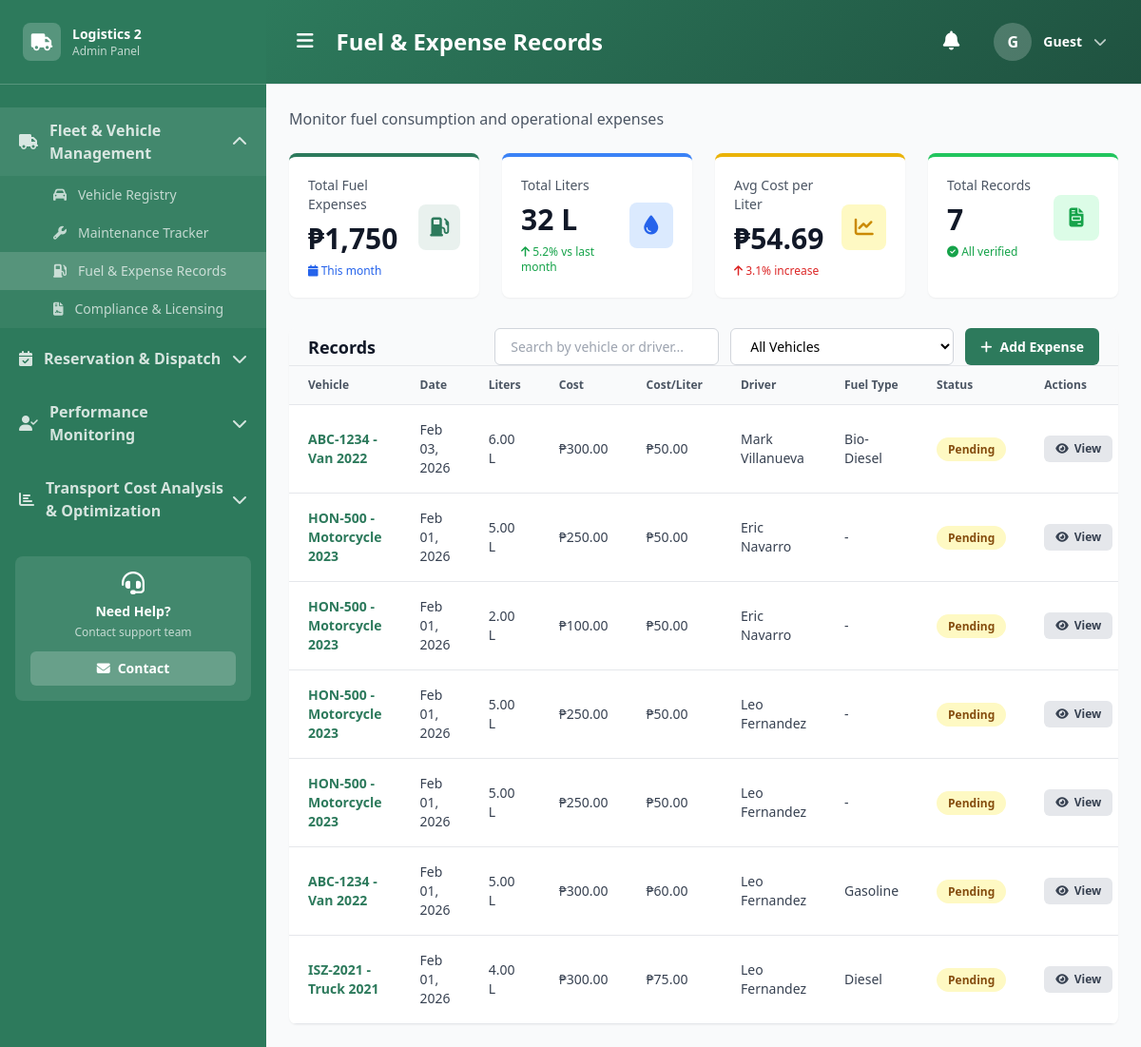
/ADMIN/module_1/fuel-expense-records.php, run on the app's committed database.
### tables this page shows
CREATE TABLE `fuel_expenses` (
  `id` int(11) NOT NULL,
  `vehicle_id` int(11) DEFAULT NULL,
  `date` date DEFAULT NULL,
  `liters` decimal(10,2) DEFAULT NULL,
  `cost` decimal(10,2) DEFAULT NULL,
  `receipt_path` varchar(255) DEFAULT NULL,
  `driver_id` int(11) DEFAULT NULL,
  `created_at` timestamp NOT NULL DEFAULT current_timestamp(),
  `status` varchar(10) DEFAULT 'Pending',
  `fuel_type` varchar(20) DEFAULT NULL
);

CREATE TABLE `users` (
  `user_id` int(11) NOT NULL,
  `full_name` varchar(100) NOT NULL,
  `phone_number` varchar(20) DEFAULT NULL,
  `email` varchar(100) NOT NULL,
  `password` varchar(255) NOT NULL,
  `role` enum('Admin','Staff','Employee','Driver') NOT NULL,
  `status` enum('Active','Inactive') DEFAULT 'Active',
  `created_at` timestamp NOT NULL DEFAULT current_timestamp()
);

### ADMIN/includes/functions.php (called while the page is built, shortened)
<?php
$conn = new mysqli('localhost', 'root', '', 'logistics2');
function getFuelExpenses() {
    global $conn;
    $expenses = [];
    $sql = "
        SELECT
            fe.id,
            fe.date,
            fe.liters,
            fe.cost,
            fe.receipt_path,
            fe.fuel_type,
            fe.status,
            CONCAT(v.plate, ' - ', v.model) AS vehicle,
            u.full_name AS driver
        FROM fuel_expenses fe
        LEFT JOIN vehicles v ON fe.vehicle_id = v.id
        LEFT JOIN drivers d ON fe.driver_id = d.user_id
        LEFT JOIN users u ON d.user_id = u.user_id
        ORDER BY fe.date DESC
    ";
    $result = $conn->query($sql);
    while ($row = $result->fetch_assoc()) {
        $expenses[] = $row;
    }
    return $expenses;
}
?>

### ADMIN/module_1/fuel-expense-records.php (the view, shortened to what this page needs)
<?php
include '../includes/functions.php';
$expenses = getFuelExpenses();
?>
<!DOCTYPE html>
<html lang="en">
<head>
    <script src="https://cdn.tailwindcss.com"></script>
    <link rel="stylesheet" href="https://cdnjs.cloudflare.com/ajax/libs/font-awesome/6.4.0/css/all.min.css">
</head>
<body class="bg-gray-50 font-sans">
    <?php include '../includes/sidebar.php'; ?>
    <div class="ml-0 md:ml-[280px] min-h-screen transition-all duration-300">
        <?php include '../includes/header.php'; ?>
        <main class="p-6">
            <div class="mb-6">
                <p class="text-gray-600">Monitor fuel consumption and operational expenses</p>
            </div>
            <div class="grid grid-cols-1 md:grid-cols-2 lg:grid-cols-4 gap-6 mb-8">
                <div class="bg-white rounded-lg p-5 shadow-sm border-t-4 border-primary-green">
                    <div class="flex items-center justify-between">
                        <div>
                            <div class="text-gray-600 text-sm font-medium">Total Fuel Expenses</div>
                            <div class="text-3xl font-bold text-gray-900 my-2">₱<?php echo number_format(array_sum(array_column($expenses, 'cost'))); ?></div>
                            <div class="text-xs font-medium text-blue-600">
                                <i class="fas fa-calendar"></i> This month
                            </div>
                        </div>
                        <div class="w-12 h-12 bg-primary-green/10 rounded-lg flex items-center justify-center">
                            <i class="fas fa-gas-pump text-primary-green text-xl"></i>
                        </div>
                    </div>
                </div>
                <div class="bg-white rounded-lg p-5 shadow-sm border-t-4 border-blue-500">
                    <div class="flex items-center justify-between">
                        <div>
                            <div class="text-gray-600 text-sm font-medium">Total Liters</div>
                            <div class="text-3xl font-bold text-gray-900 my-2"><?php echo array_sum(array_column($expenses, 'liters')); ?> L</div>
                            <div class="text-xs font-medium text-green-600">
                                <i class="fas fa-arrow-up"></i> 5.2% vs last month
                            </div>
                        </div>
                        <div class="w-12 h-12 bg-blue-100 rounded-lg flex items-center justify-center">
                            <i class="fas fa-tint text-blue-600 text-xl"></i>
                        </div>
                    </div>
                </div>
                <div class="bg-white rounded-lg p-5 shadow-sm border-t-4 border-yellow-500">
                    <div class="flex items-center justify-between">
                        <div>
                            <div class="text-gray-600 text-sm font-medium">Avg Cost per Liter</div>
                            <div class="text-3xl font-bold text-gray-900 my-2">₱<?php
                                $totalCost = array_sum(array_column($expenses, 'cost'));
                                $totalLiters = array_sum(array_column($expenses, 'liters'));
                                echo $totalLiters > 0 ? number_format($totalCost / $totalLiters, 2) : '0.00';
                            ?></div>
                            <div class="text-xs font-medium text-red-600">
                                <i class="fas fa-arrow-up"></i> 3.1% increase
                            </div>
                        </div>
                        <div class="w-12 h-12 bg-yellow-100 rounded-lg flex items-center justify-center">
                            <i class="fas fa-chart-line text-yellow-600 text-xl"></i>
                        </div>
                    </div>
                </div>
                <div class="bg-white rounded-lg p-5 shadow-sm border-t-4 border-green-500">
                    <div class="flex items-center justify-between">
                        <div>
                            <div class="text-gray-600 text-sm font-medium">Total Records</div>
                            <div class="text-3xl font-bold text-gray-900 my-2"><?php echo count($expenses); ?></div>
                            <div class="text-xs font-medium text-green-600">
                                <i class="fas fa-check-circle"></i> All verified
                            </div>
                        </div>
                        <div class="w-12 h-12 bg-green-100 rounded-lg flex items-center justify-center">
                            <i class="fas fa-file-invoice text-green-600 text-xl"></i>
                        </div>
                    </div>
                </div>
            </div>
            <div class="bg-white rounded-lg shadow-sm overflow-hidden">
                <div class="bg-gray-50 border-b border-gray-200 px-5 py00-4">
                    <div class="flex flex-col md:flex-row md:items-center md:justify-between gap-4">
                        <h2 class="text-lg font-bold text-gray-900"> Records</h2>
                        <div class="flex flex-col sm:flex-row gap-3">
                            <div class="flex gap-3">
                                <input type="text" id="searchInput" placeholder="Search by vehicle or driver..." onkeyup="filterTable()" class="px-4 py-2 border border-gray-300 rounded-md text-sm w-full sm:w-auto">
                                <select id="filterVehicle" onchange="filterTable()" class="px-4 py-2 border border-gray-300 rounded-md text-sm bg-white">
                                    <option value="">All Vehicles</option>
                                </select>
                            </div>
                            <button class="px-4 py-2 bg-primary-green text-white rounded-md text-sm font-semibold hover:bg-dark-green transition-all duration-300 inline-flex items-center justify-center gap-2 whitespace-nowrap" onclick="openAddExpenseModal()">
                                <i class="fas fa-plus"></i> Add Expense
                            </button>
                        </div>
                    </div>
                </div>
                <div class="overflow-x-auto">
                    <table class="w-full border-collapse" id="expenseTable">
                        <thead>
                            <tr class="bg-gray-50 border-b border-gray-200">
                                <th class="px-5 py-3 text-left text-xs font-semibold text-gray-600">Vehicle</th>
                                <th class="px-5 py-3 text-left text-xs font-semibold text-gray-600">Date</th>
                                <th class="px-5 py-3 text-left text-xs font-semibold text-gray-600">Liters</th>
                                <th class="px-5 py-3 text-left text-xs font-semibold text-gray-600">Cost</th>
                                <th class="px-5 py-3 text-left text-xs font-semibold text-gray-600">Cost/Liter</th>
                                <th class="px-5 py-3 text-left text-xs font-semibold text-gray-600">Driver</th>
                                <th class="px-5 py-3 text-left text-xs font-semibold text-gray-600">Fuel Type</th>
                                <th class="px-5 py-3 text-left text-xs font-semibold text-gray-600">Status</th>
                                <th class="px-5 py-3 text-left text-xs font-semibold text-gray-600">Actions</th>
                            </tr>
        <tbody id="tableBody">
                            <?php foreach ($expenses as $expense): ?>
    <?php
        $fuelType = $expense['fuel_type'] ?? '-';
        $status = $expense['status'] ?? 'Pending';
    ?>
    <tr class="border-b border-gray-200 hover:bg-gray-50 transition-colors">
        <td class="px-5 py-4 text-sm font-semibold text-primary-green"><?php echo $expense['vehicle']; ?></td>
        <td class="px-5 py-4 text-sm text-gray-700"><?php echo date('M d, Y', strtotime($expense['date'])); ?></td>
        <td class="px-5 py-4 text-sm text-gray-700"><?php echo number_format($expense['liters'], 2); ?> L</td>
        <td class="px-5 py-4 text-sm text-gray-700 font-medium">₱<?php echo number_format($expense['cost'], 2); ?></td>
        <td class="px-5 py-4 text-sm text-gray-700">₱<?php echo $expense['liters'] > 0 ? number_format($expense['cost'] / $expense['liters'], 2) : '0.00'; ?></td>
        <td class="px-5 py-4 text-sm text-gray-700"><?php echo $expense['driver']; ?></td>
        <td class="px-5 py-4 text-sm text-gray-700"><?php echo htmlspecialchars($fuelType); ?></td>
        <td class="px-5 py-4 text-sm">
            <span class="px-3 py-1 rounded-full text-xs font-semibold
            <?php
            echo match($status) {
                'Pending' => 'bg-yellow-100 text-yellow-800',
                'Under Review' => 'bg-blue-100 text-blue-800',
                'Approved' => 'bg-green-100 text-green-800',
                'Rejected' => 'bg-red-100 text-red-800',
                default => 'bg-gray-100 text-gray-800'
            };
            ?>">
            <?= htmlspecialchars($status) ?>
            </span>
        </td>
        <td class="px-5 py-4 text-sm">
            <div class="flex gap-2">
                <button class="px-3 py-1.5 bg-gray-200 text-gray-700 rounded-md text-xs font-semibold hover:bg-gray-300 transition-all inline-flex items-center gap-1.5"
                    onclick='viewExpense(<?= json_encode($expense) ?>)'>
                    <i class="fas fa-eye"></i> View
                </button>
            </div>
        </td>
    </tr>
<?php endforeach; ?>
                        </tbody>
                    </table>
                </div>
            </div>
        </main>
    </div>
</body>
</html>

### data on the page
fuel_expenses: vehicle "ABC-1234 - Van 2022", date "Feb 03, 2026", liters "6.00", cost "300.00", $expense['cost'] / $expense['liters'] "50.00", users.full_name "Mark Villanueva", fuel_type "Bio-Diesel", status "Pending"
fuel_expenses: vehicle "HON-500 - Motorcycle 2023", date "Feb 01, 2026", liters "5.00", cost "250.00", $expense['cost'] / $expense['liters'] "50.00", users.full_name "Eric Navarro", fuel_type "-", status "Pending"
fuel_expenses: vehicle "HON-500 - Motorcycle 2023", date "Feb 01, 2026", liters "2.00", cost "100.00", $expense['cost'] / $expense['liters'] "50.00", users.full_name "Eric Navarro", fuel_type "-", status "Pending"
fuel_expenses: vehicle "HON-500 - Motorcycle 2023", date "Feb 01, 2026", liters "5.00", cost "250.00", $expense['cost'] / $expense['liters'] "50.00", users.full_name "Leo Fernandez", fuel_type "-", status "Pending"
fuel_expenses: vehicle "HON-500 - Motorcycle 2023", date "Feb 01, 2026", liters "5.00", cost "250.00", $expense['cost'] / $expense['liters'] "50.00", users.full_name "Leo Fernandez", fuel_type "-", status "Pending"
fuel_expenses: vehicle "ABC-1234 - Van 2022", date "Feb 01, 2026", liters "5.00", cost "300.00", $expense['cost'] / $expense['liters'] "60.00", users.full_name "Leo Fernandez", fuel_type "Gasoline", status "Pending"
fuel_expenses: vehicle "ISZ-2021 - Truck 2021", date "Feb 01, 2026", liters "4.00", cost "300.00", $expense['cost'] / $expense['liters'] "75.00", users.full_name "Leo Fernandez", fuel_type "Diesel", status "Pending"

### other printed values
$initials "G"
$user['full_name'] "Guest"
array_sum(array_column($expenses, 'cost')) "1,750"
array_sum(array_column($expenses, 'liters')) "32"
$totalCost / $totalLiters "54.69"
count($expenses) "7"
